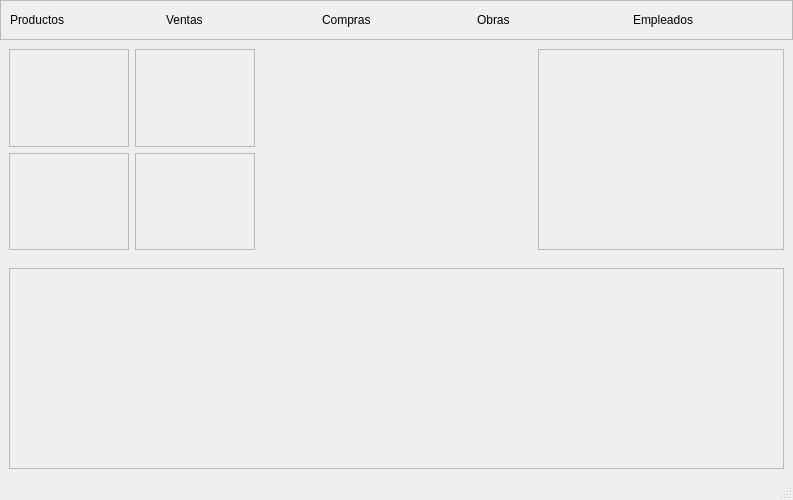
<?xml version="1.0" encoding="UTF-8"?>
<ui version="4.0">
 <class>MainWindow</class>
 <widget class="QMainWindow" name="MainWindow">
  <property name="geometry">
   <rect>
    <x>0</x>
    <y>0</y>
    <width>793</width>
    <height>500</height>
   </rect>
  </property>
  <property name="windowTitle">
   <string>MainWindow</string>
  </property>
  <widget class="QWidget" name="centralwidget">
   <layout class="QGridLayout" name="gridLayout">
    <property name="leftMargin">
     <number>0</number>
    </property>
    <property name="topMargin">
     <number>0</number>
    </property>
    <property name="rightMargin">
     <number>0</number>
    </property>
    <property name="bottomMargin">
     <number>0</number>
    </property>
    <property name="spacing">
     <number>0</number>
    </property>
    <item row="1" column="0">
     <widget class="QWidget" name="widget" native="true">
      <layout class="QGridLayout" name="gridLayout_2">
       <property name="leftMargin">
        <number>0</number>
       </property>
       <property name="topMargin">
        <number>0</number>
       </property>
       <property name="rightMargin">
        <number>0</number>
       </property>
       <property name="bottomMargin">
        <number>0</number>
       </property>
       <property name="spacing">
        <number>0</number>
       </property>
       <item row="0" column="0" colspan="3">
        <widget class="QWidget" name="contenedorMenuAlto" native="true">
         <property name="maximumSize">
          <size>
           <width>16777215</width>
           <height>40</height>
          </size>
         </property>
         <layout class="QHBoxLayout" name="horizontalLayout_3">
          <property name="spacing">
           <number>0</number>
          </property>
          <property name="leftMargin">
           <number>0</number>
          </property>
          <property name="topMargin">
           <number>0</number>
          </property>
          <property name="rightMargin">
           <number>0</number>
          </property>
          <property name="bottomMargin">
           <number>0</number>
          </property>
          <item>
           <widget class="QFrame" name="menualto">
            <property name="frameShape">
             <enum>QFrame::Shape::StyledPanel</enum>
            </property>
            <property name="frameShadow">
             <enum>QFrame::Shadow::Raised</enum>
            </property>
            <layout class="QHBoxLayout" name="horizontalLayout_4">
             <item>
              <widget class="QLabel" name="label">
               <property name="text">
                <string>Productos</string>
               </property>
              </widget>
             </item>
             <item>
              <widget class="QLabel" name="label_2">
               <property name="text">
                <string>Ventas</string>
               </property>
              </widget>
             </item>
             <item>
              <widget class="QLabel" name="label_3">
               <property name="text">
                <string>Compras</string>
               </property>
              </widget>
             </item>
             <item>
              <widget class="QLabel" name="label_4">
               <property name="text">
                <string>Obras</string>
               </property>
              </widget>
             </item>
             <item>
              <widget class="QLabel" name="label_5">
               <property name="text">
                <string>Empleados</string>
               </property>
              </widget>
             </item>
            </layout>
           </widget>
          </item>
         </layout>
        </widget>
       </item>
       <item row="2" column="0" colspan="3">
        <widget class="QWidget" name="contenedorExcel" native="true">
         <layout class="QHBoxLayout" name="horizontalLayout_2">
          <item>
           <widget class="QFrame" name="formularioExcel">
            <property name="frameShape">
             <enum>QFrame::Shape::StyledPanel</enum>
            </property>
            <property name="frameShadow">
             <enum>QFrame::Shadow::Raised</enum>
            </property>
           </widget>
          </item>
         </layout>
        </widget>
       </item>
       <item row="1" column="2">
        <widget class="QWidget" name="contenedorGrafico1" native="true">
         <layout class="QHBoxLayout" name="horizontalLayout">
          <item>
           <widget class="QFrame" name="grafico1">
            <property name="frameShape">
             <enum>QFrame::Shape::StyledPanel</enum>
            </property>
            <property name="frameShadow">
             <enum>QFrame::Shadow::Raised</enum>
            </property>
           </widget>
          </item>
         </layout>
        </widget>
       </item>
       <item row="1" column="0">
        <widget class="QWidget" name="conetenedorEstadisticas1" native="true">
         <layout class="QGridLayout" name="gridLayout_3">
          <item row="0" column="0">
           <widget class="QFrame" name="estadisticas1">
            <property name="frameShape">
             <enum>QFrame::Shape::StyledPanel</enum>
            </property>
            <property name="frameShadow">
             <enum>QFrame::Shadow::Raised</enum>
            </property>
           </widget>
          </item>
          <item row="1" column="0">
           <widget class="QFrame" name="estadisticas2">
            <property name="frameShape">
             <enum>QFrame::Shape::StyledPanel</enum>
            </property>
            <property name="frameShadow">
             <enum>QFrame::Shadow::Raised</enum>
            </property>
           </widget>
          </item>
          <item row="1" column="1">
           <widget class="QFrame" name="estadisticas3">
            <property name="frameShape">
             <enum>QFrame::Shape::StyledPanel</enum>
            </property>
            <property name="frameShadow">
             <enum>QFrame::Shadow::Raised</enum>
            </property>
           </widget>
          </item>
          <item row="0" column="1">
           <widget class="QFrame" name="estadisticas4">
            <property name="frameShape">
             <enum>QFrame::Shape::StyledPanel</enum>
            </property>
            <property name="frameShadow">
             <enum>QFrame::Shadow::Raised</enum>
            </property>
           </widget>
          </item>
         </layout>
        </widget>
       </item>
      </layout>
     </widget>
    </item>
   </layout>
  </widget>
  <widget class="QMenuBar" name="menubar">
   <property name="geometry">
    <rect>
     <x>0</x>
     <y>0</y>
     <width>793</width>
     <height>33</height>
    </rect>
   </property>
  </widget>
  <widget class="QStatusBar" name="statusbar"/>
 </widget>
 <resources/>
 <connections/>
</ui>
